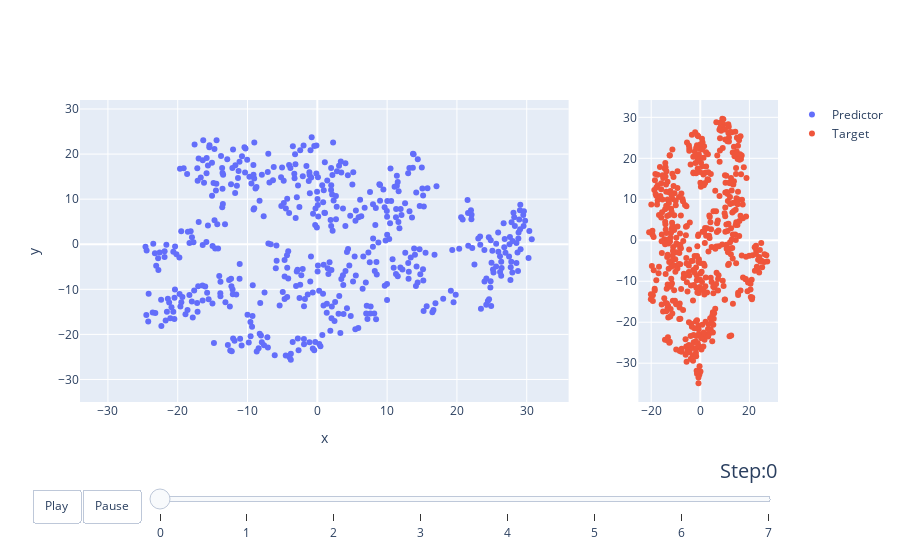

Notebook code for this chart:
### Code cell
ds = agent.build_dataset(target_size=5, visualize=True)

### Figure 1 — Plotly figure (JSON) as saved in the notebook; plotly's stock layout.template omitted (floating-point values rounded to 4 significant figures; data arrays with more than 128 entries replaced by an {"elided": "..."} marker saying what was removed)
{"data": [{"mode": "markers", "name": "Predictor", "type": "scatter", "x": {"elided": "500 float values"}, "y": {"elided": "500 float values"}}, {"mode": "markers", "name": "Target", "type": "scatter", "x": {"elided": "500 float values"}, "xaxis": "x2", "y": {"elided": "500 float values"}, "yaxis": "y2"}], "layout": {"hovermode": "closest", "sliders": [{"active": 0, "currentvalue": {"font": {"size": 20}, "prefix": "Step:", "visible": true, "xanchor": "right"}, "len": 0.9, "pad": {"b": 10, "t": 50}, "steps": [{"args": [[0], {"frame": {"duration": 300, "redraw": false}, "mode": "immediate", "transition": {"duration": 300}}], "label": "0", "method": "animate"}, {"args": [[1], {"frame": {"duration": 300, "redraw": false}, "mode": "immediate", "transition": {"duration": 300}}], "label": "1", "method": "animate"}, {"args": [[2], {"frame": {"duration": 300, "redraw": false}, "mode": "immediate", "transition": {"duration": 300}}], "label": "2", "method": "animate"}, {"args": [[3], {"frame": {"duration": 300, "redraw": false}, "mode": "immediate", "transition": {"duration": 300}}], "label": "3", "method": "animate"}, {"args": [[4], {"frame": {"duration": 300, "redraw": false}, "mode": "immediate", "transition": {"duration": 300}}], "label": "4", "method": "animate"}, {"args": [[5], {"frame": {"duration": 300, "redraw": false}, "mode": "immediate", "transition": {"duration": 300}}], "label": "5", "method": "animate"}, {"args": [[6], {"frame": {"duration": 300, "redraw": false}, "mode": "immediate", "transition": {"duration": 300}}], "label": "6", "method": "animate"}, {"args": [[7], {"frame": {"duration": 300, "redraw": false}, "mode": "immediate", "transition": {"duration": 300}}], "label": "7", "method": "animate"}], "transition": {"duration": 300, "easing": "cubic-in-out"}, "x": 0.1, "xanchor": "left", "y": 0, "yanchor": "top"}], "updatemenus": [{"buttons": [{"args": [null, {"frame": {"duration": 500, "redraw": false}, "fromcurrent": true, "transition": {"duration": 300, "easing": "quadratic-in-out"}}], "label": "Play", "method": "animate"}, {"args": [[null], {"frame": {"duration": 0, "redraw": false}, "mode": "immediate", "transition": {"duration": 0}}], "label": "Pause", "method": "animate"}], "direction": "left", "pad": {"r": 10, "t": 87}, "showactive": false, "type": "buttons", "x": 0.1, "xanchor": "right", "y": 0, "yanchor": "top"}], "xaxis": {"domain": [0, 0.7], "range": [-34, 36], "title": {"text": "x"}, "type": "linear"}, "xaxis2": {"autorange": true, "domain": [0.8, 1], "range": [-25.41, 31.87], "type": "linear"}, "yaxis": {"range": [-35, 32], "title": {"text": "y"}, "type": "linear"}, "yaxis2": {"anchor": "x2", "autorange": true, "range": [-41.67, 36.44], "type": "linear"}}}
